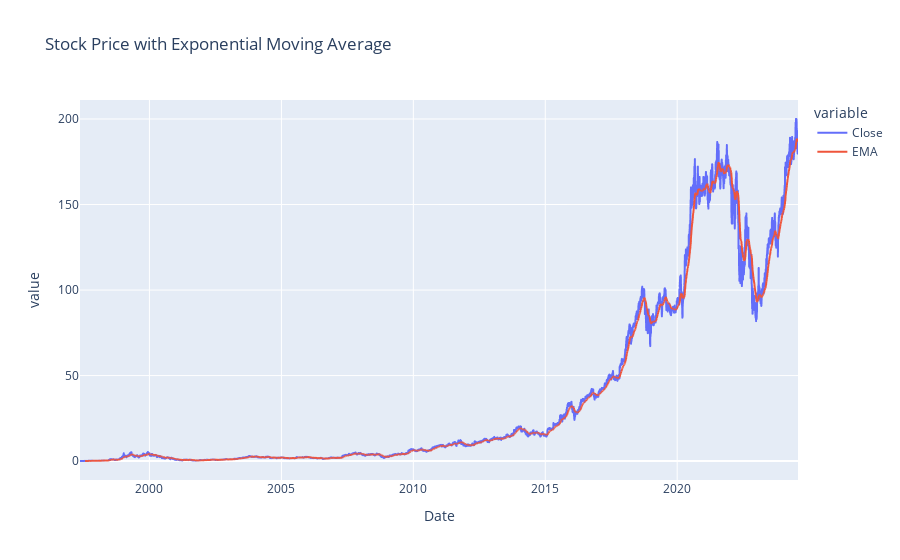

The code cell stored with this chart in its notebook:
### Code cell
plot.plot_ema(data)

### Figure 1 — Plotly figure (JSON) as saved in the notebook; plotly's stock layout.template omitted (floating-point values rounded to 4 significant figures; data arrays with more than 128 entries replaced by an {"elided": "..."} marker saying what was removed)
{"data": [{"hovertemplate": "variable=Close<br>Date=%{x}<br>value=%{y}<extra></extra>", "legendgroup": "Close", "line": {"color": "#636efa", "dash": "solid"}, "marker": {"symbol": "circle"}, "mode": "lines", "name": "Close", "showlegend": true, "type": "scattergl", "x": {"elided": "6846 str values"}, "xaxis": "x", "y": {"elided": "6846 float values"}, "yaxis": "y"}, {"hovertemplate": "variable=EMA<br>Date=%{x}<br>value=%{y}<extra></extra>", "legendgroup": "EMA", "line": {"color": "#EF553B", "dash": "solid"}, "marker": {"symbol": "circle"}, "mode": "lines", "name": "EMA", "showlegend": true, "type": "scattergl", "x": {"elided": "6846 str values"}, "xaxis": "x", "y": {"elided": "6846 float values"}, "yaxis": "y"}], "layout": {"legend": {"title": {"text": "variable"}, "tracegroupgap": 0}, "title": {"text": "Stock Price with Exponential Moving Average"}, "xaxis": {"anchor": "y", "domain": [0, 1], "title": {"text": "Date"}}, "yaxis": {"anchor": "x", "domain": [0, 1], "title": {"text": "value"}}}}
